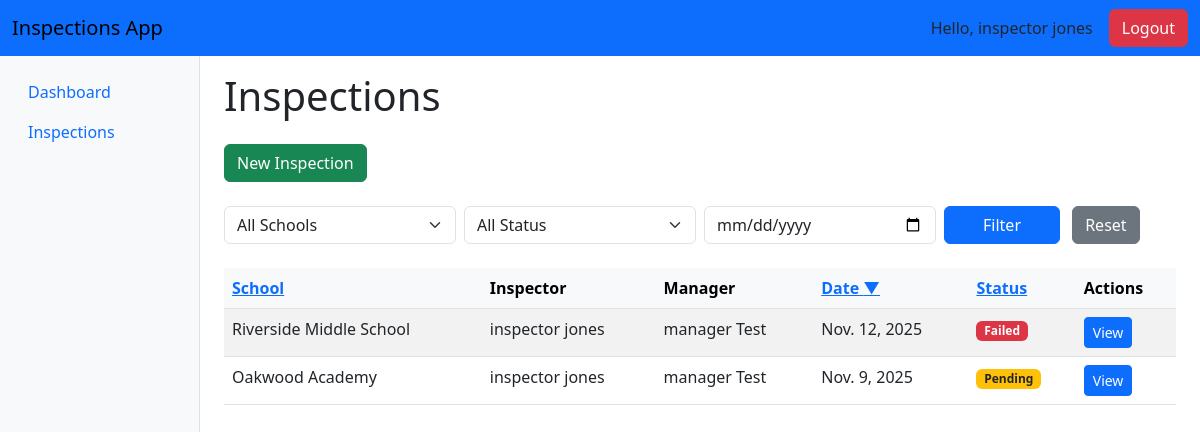
Before: /inspections/ (signed in) with the older database file.
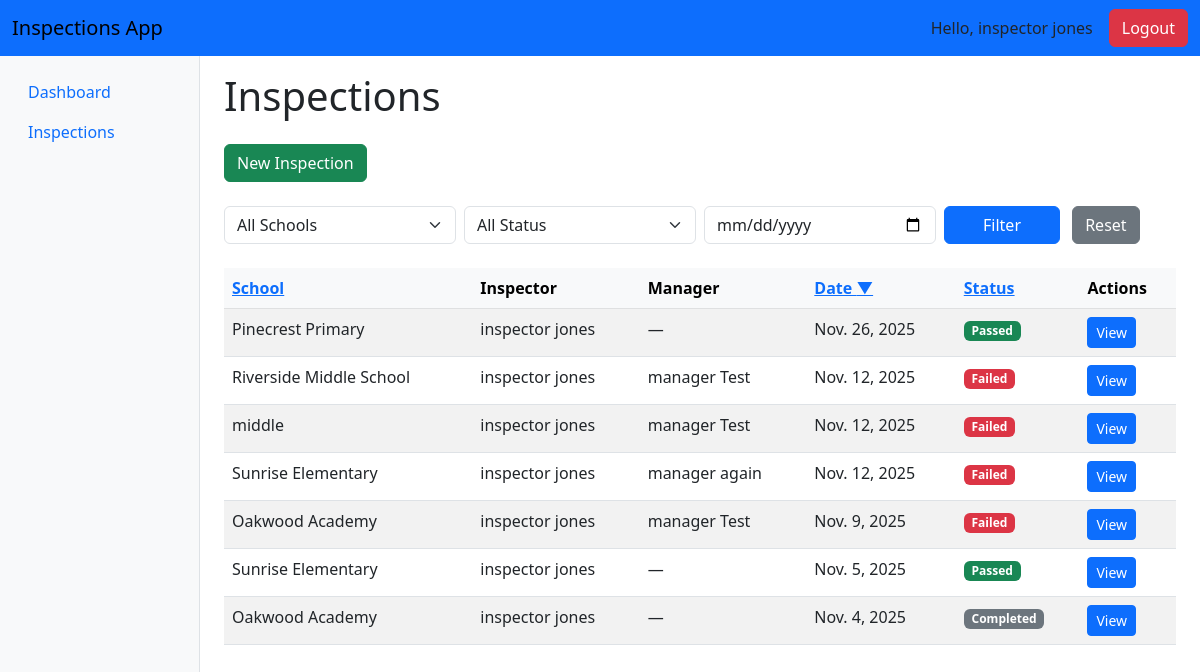
After: the same page with the newer database file.
### apps/inspections/models.py (models this page shows, shortened)
class Inspection(models.Model):
    class Status(models.TextChoices):
        PENDING = "PENDING", "Pending"
        COMPLETED = "COMPLETED", "Completed"
        FAILED = "FAILED", "Failed"
        PASSED = "PASSED", "Passed"
    school = models.ForeignKey(School, on_delete=models.CASCADE, related_name="inspections")
    inspector = models.ForeignKey(
        AppUser,
        on_delete=models.SET_NULL,
        null=True,
        blank=True,
        related_name="inspections_as_inspector",
        limit_choices_to={'role': AppUser.Role.INSPECTOR}
    )
    manager = models.ForeignKey(
        AppUser,
        on_delete=models.SET_NULL,
        null=True,
        blank=True,
        related_name="inspections_as_manager",
        limit_choices_to={'role': AppUser.Role.MANAGER}
    )
    checklist = models.ForeignKey(
        Checklist,
        on_delete=models.SET_NULL,
        null=True,
        blank=True,
        related_name="inspections"
    )
    date = models.DateField()
    status = models.CharField(max_length=20, choices=Status.choices, default=Status.PENDING)
    notes = models.TextField(blank=True, null=True)
    created_at = models.DateTimeField(auto_now_add=True)
    updated_at = models.DateTimeField(auto_now=True)
    class Meta:
        ordering = ['-date']
        verbose_name = "Inspection"
        verbose_name_plural = "Inspections"

### apps/schools/models.py (models this page shows, shortened)
class School(models.Model):
    name = models.CharField(max_length=255)
    address = models.CharField(max_length=255, blank=True, null=True)
    city = models.CharField(max_length=100, blank=True, null=True)
    state = models.CharField(max_length=100, blank=True, null=True)
    postal_code = models.CharField(max_length=10, blank=True, null=True)
    phone_number = models.CharField(max_length=10, blank=True, null=True)
    created_at = models.DateTimeField(auto_now_add=True)
    managers = models.ManyToManyField(
        AppUser,
        related_name="managed_schools",
        blank=True,
        limit_choices_to={'role': AppUser.Role.MANAGER}
    )
    kitchen_staff = models.ManyToManyField(
        AppUser,
        related_name="kitchen_schools",
        blank=True,
        limit_choices_to={'role': AppUser.Role.KITCHEN}
    )
    inspectors = models.ManyToManyField(
        AppUser,
        related_name="inspection_schools",
        blank=True,
        limit_choices_to={'role': AppUser.Role.INSPECTOR}
    )
    class Meta:
        verbose_name = "School"
        verbose_name_plural = "Schools"
        ordering = ['name']

### apps/users/models.py (models this page shows, shortened)
class AppUser(models.Model):
    class Role(models.TextChoices):
        ADMIN = "ADMIN", "Admin"
        MANAGER = "MANAGER", "Manager"
        KITCHEN = "KITCHEN", "Kitchen Staff"
        INSPECTOR = "INSPECTOR", "Inspector"
    user = models.OneToOneField(User, on_delete=models.CASCADE)
    role = models.CharField(max_length=20, choices=Role.choices, default=Role.KITCHEN)
    phone_number = models.CharField(max_length=20, blank=True, null=True)
    is_staff = models.BooleanField(default=False)
    is_active = models.BooleanField(default=True)
    date_joined = models.DateTimeField(auto_now_add=True)
    class Meta:
        verbose_name = "User Profile"
        verbose_name_plural = "User Profiles"

### apps/inspections/views.py (the view)
# urls.py: path('', views.inspection_list, name='inspection_list'),
@login_required
def inspection_list(request):
    inspections = Inspection.objects.select_related('school', 'inspector', 'manager', 'checklist')
    school_id = request.GET.get('school')
    status = request.GET.get('status')
    date = request.GET.get('date')
    if school_id:
        inspections = inspections.filter(school_id=school_id)
    if status:
        inspections = inspections.filter(status=status)
    if date:
        inspections = inspections.filter(date=date)
    sort_by = request.GET.get('sort', '-date')  # Default: newest first
    valid_sort_fields = ['date', 'status', 'school__name', '-date', '-status', '-school__name']
    if sort_by not in valid_sort_fields:
        sort_by = '-date'
    inspections = inspections.order_by(sort_by)
    if sort_by.startswith('-'):
        current_sort = sort_by[1:]
        sort_direction = 'desc'
    else:
        current_sort = sort_by
        sort_direction = 'asc'
    paginator = Paginator(inspections, 20)  # 20 per page
    query_params = request.GET.copy()
    if any(k in query_params for k in ['school', 'status', 'date', 'sort']):
        page_number = None
    else:
        page_number = request.GET.get('page')
    page_obj = paginator.get_page(page_number)
    sort_prefix = '-' if sort_direction == 'desc' else ''
    context = {
        'page_obj': page_obj,
        'inspections': page_obj.object_list,  # For your table
        'schools': School.objects.all(),
        'selected_school': school_id,
        'selected_status': status,
        'selected_date': date,
        'current_sort': current_sort,
        'sort_direction': sort_direction,
        'sort_prefix': sort_prefix,
    }
    return render(request, 'inspections/inspection_list.html', context)

### templates/inspections/inspection_list.html (shortened to what this page needs)
{% extends 'base.html' %}
{% block content %}
<div class="container-fluid">
    <h1 class="mb-4">Inspections</h1>
    <div class="mb-4">
        {% if request.user.appuser.role == "ADMIN" or request.user.appuser.role == "INSPECTOR" %}
            <a href="{% url 'inspections:inspection_create' %}" class="btn btn-success">
                 New Inspection
            </a>
        {% endif %}
    </div>
    <form method="get" class="row g-2 mb-4">
        <div class="col-md-3">
            <select name="school" class="form-select">
                <option value="">All Schools</option>
            </select>
        </div>
        <div class="col-md-3">
            <select name="status" class="form-select">
                <option value="">All Status</option>
            </select>
        </div>
        <div class="col-md-3">
            <input type="date" name="date" class="form-control" value="{{ selected_date }}">
        </div>
        <div class="col-md-3">
            <button type="submit" class="btn btn-primary w-50">Filter</button>
            <a href="{% url 'inspections:inspection_list' %}" class="btn btn-secondary ms-2">Reset</a>
        </div>
    </form>
    <table class="table table-striped table-hover">
        <thead class="table-light">
            <tr>
                <th>
                    <a href="?sort={% if current_sort == 'school__name' and sort_direction == 'asc' %}-school__name{% else %}school__name{% endif %}">
                        School
                    </a>
                </th>
                <th>Inspector</th>
                <th>Manager</th>
                <th>
                    <a href="?sort={% if current_sort == 'date' and sort_direction == 'asc' %}-date{% else %}date{% endif %}">
                        Date
                        {% if current_sort == 'date' %}
                            {% if sort_direction == 'asc' %}▲{% else %}▼{% endif %}
                        {% endif %}
                    </a>
                </th>
                <th>
                    <a href="?sort={% if current_sort == 'status' and sort_direction == 'asc' %}-status{% else %}status{% endif %}">
                        Status
                    </a>
                </th>
                <th>Actions</th>
            </tr>
        </thead>
        <tbody>
            {% for inspection in inspections %}
            <tr>
                <td>{{ inspection.school.name }}</td>
                <td>{{ inspection.inspector.user.get_full_name|default:"—" }}</td>
                <td>{{ inspection.manager.user.get_full_name|default:"—" }}</td>
                <td>{{ inspection.date }}</td>
                <td>
                    {% if inspection.status == 'PASSED' %}
                        <span class="badge bg-success">Passed</span>
                    {% elif inspection.status == 'FAILED' %}
                        <span class="badge bg-danger">Failed</span>
                    {% elif inspection.status == 'PENDING' %}
                        <span class="badge bg-warning text-dark">Pending</span>
                    {% else %}
                        <span class="badge bg-secondary">{{ inspection.get_status_display }}</span>
                    {% endif %}
                </td>
                <td>
                    <a href="{% url 'inspections:inspection_detail' inspection.pk %}" class="btn btn-sm btn-primary">View</a>
                </td>
            </tr>
            {% empty %}
            <tr>
                <td colspan="6" class="text-center text-muted">No inspections found.</td>
            </tr>
            {% endfor %}
        </tbody>
    </table>
</div>
{% endblock %}

### templates/base.html (shortened to what this page needs)
<!DOCTYPE html>
<html lang="en">
<head>
    <link href="https://cdn.jsdelivr.net/npm/bootstrap@5.3.0/dist/css/bootstrap.min.css" rel="stylesheet">
</head>
<body>
<nav class="navbar navbar-expand-lg navbar-light bg-primary">
    <div class="container-fluid">
        <a class="navbar-brand" href="#">Inspections App</a>
        <div class="d-flex align-items-center">
            <span class="me-3">Hello, {{ request.user.get_full_name }}</span>
            <form method="post" action="{% url 'logout' %}" class="d-inline">
                <button type="submit" class="btn btn-danger">Logout</button>
            </form>
        </div>
    </div>
</nav>
<div class="container-fluid">
    <div class="row">
        <div class="col-md-2 bg-light border-end vh-100">
            <nav class="nav flex-column pt-3">
                <a class="nav-link" href="{% url 'users:dashboard' %}">Dashboard</a>
                <a class="nav-link" href="{% url 'inspections:inspection_list' %}">Inspections</a>
            </nav>
        </div>
        <div class="col-md-10 pt-3">
            {% block content %}{% endblock %}
        </div>
    </div>
</div>
</body>
</html>

Changed rows visible on the page:
added Inspection: school.name "Pinecrest Primary", inspector.user.get_full_name "inspector jones", manager.user.get_full_name "—", date "Nov. 26, 2025", status "Passed"
added Inspection: school.name "middle", inspector.user.get_full_name "inspector jones", manager.user.get_full_name "manager Test", date "Nov. 12, 2025", status "Failed"
added Inspection: school.name "Sunrise Elementary", inspector.user.get_full_name "inspector jones", manager.user.get_full_name "manager again", date "Nov. 12, 2025", status "Failed"
changed Inspection "Nov. 9, 2025": status "Pending" → "Failed"
added Inspection: school.name "Sunrise Elementary", inspector.user.get_full_name "inspector jones", manager.user.get_full_name "—", date "Nov. 5, 2025", status "Passed"
added Inspection: school.name "Oakwood Academy", inspector.user.get_full_name "inspector jones", manager.user.get_full_name "—", date "Nov. 4, 2025", status "Completed"
